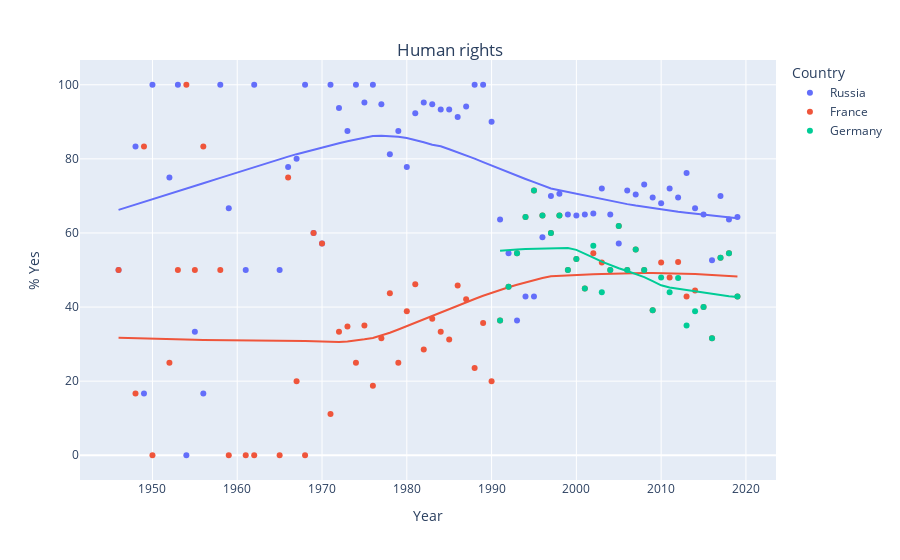
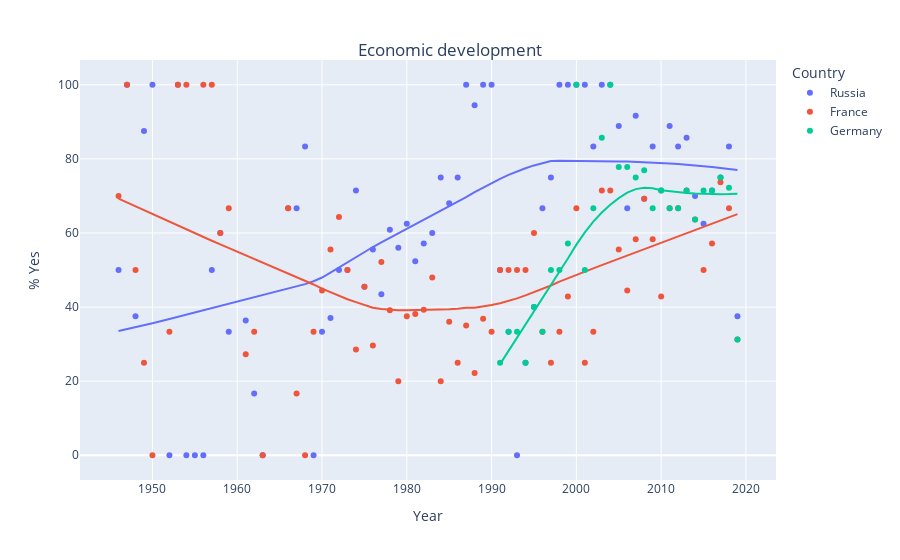
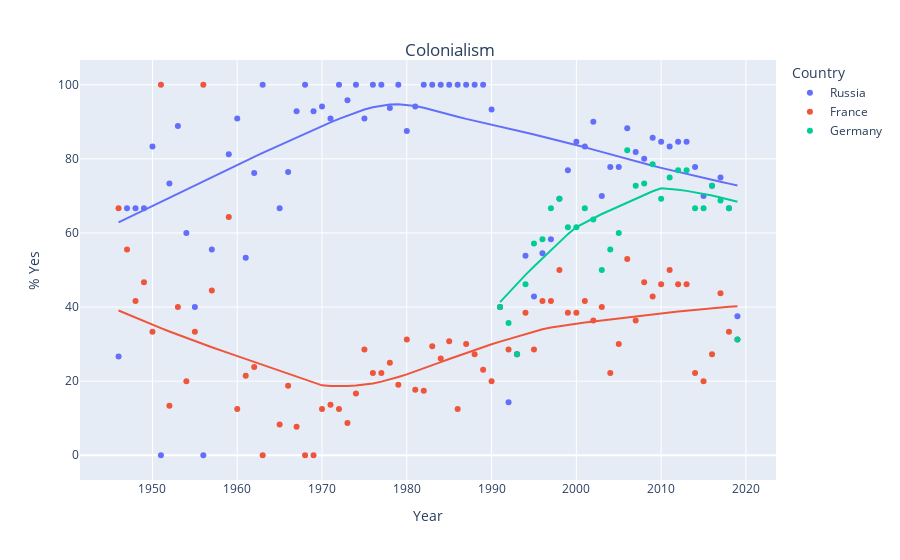
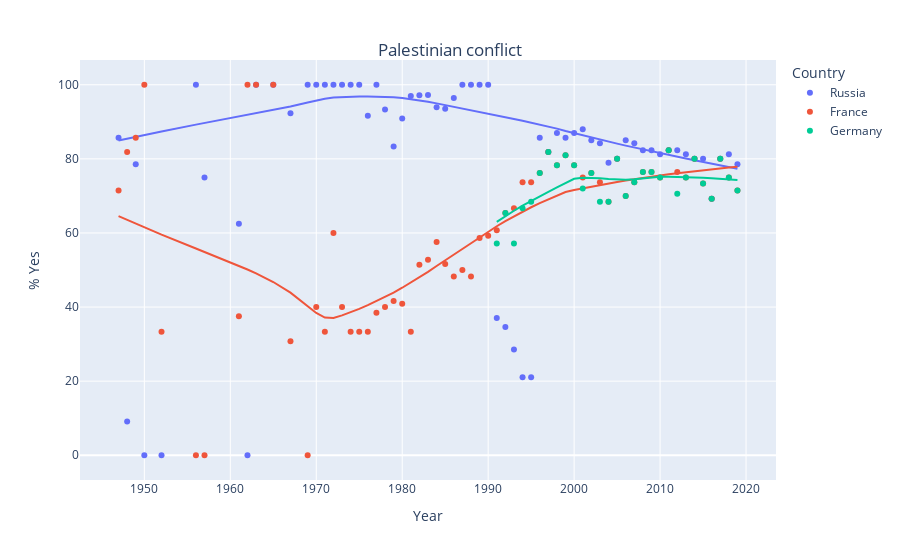

The notebook cell saved with these charts, in order:
### Markdown cell above
Now that we have our focus countries, we can make pretty pictures.

You can just run the cell below - assuming you have done all the parts above!

### Code cell
def make_plot(countries,issue):
    '''
    A Python function that takes in the list of countries and issues and makes
    a scatter plot of each issue with a trendline for each country.
    '''
    x_data = []
    y_data = []
    c_data = []
    for cntry in countries:
        my_group = c_groups.get_group((cntry,issue))
        for y in my_group['year'].unique():
            x_data.append(y)
            tot_yes = sum(my_group[my_group['year']==y]['vote']=='yes')
            percent_yes = tot_yes/len(my_group[my_group['year']==y])*100
            y_data.append(percent_yes)
            c_data.append(cntry)

    fig = px.scatter(x=x_data, y=y_data,color=c_data,trendline="lowess",labels={"color": "Country"})

    fig.update_layout(
        title={
            'text': issue + '<br>',
            'y':0.9,
            'x':0.5,
            'xanchor': 'center',
            'yanchor': 'top'})
    fig.update_yaxes(title_text="% Yes")
    fig.update_xaxes(title_text="Year")
    fig.show()
    
for iss in issues:
    make_plot(countries,iss)
